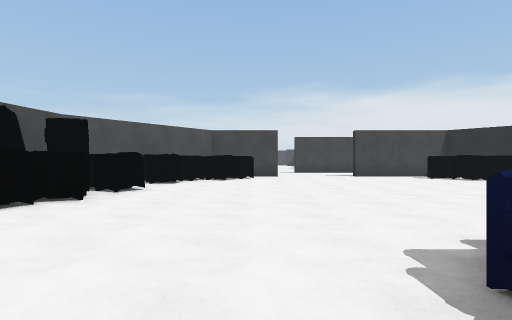
view 1 (above)

17 first-person views from a walk through a scene from a Unity 3-D project. The camera is 1.2 m above the floor, looks level and sees 80° across. The floor is counted in squares, 2 m on a side. Each view is taken from the middle of a square. On the plan, view 1 faces up. The plan holds only what a view shows up to about 9 squares ahead; the rest is blank. The place goes on beyond the plan. The player is left out. Some animated figures are not drawn.

view 2
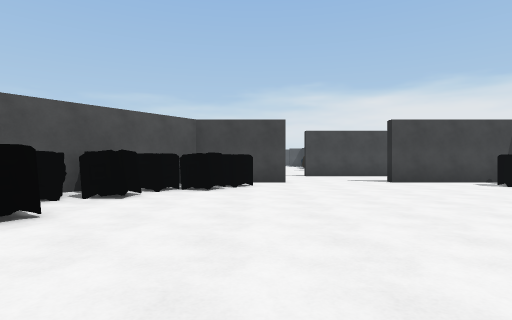

view 3
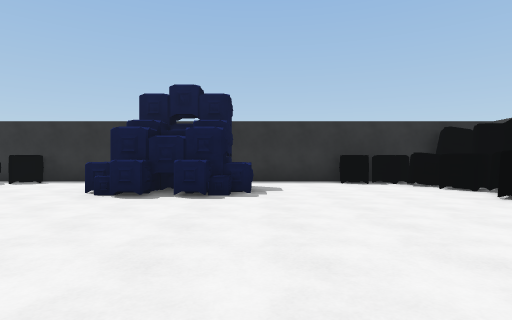

view 4
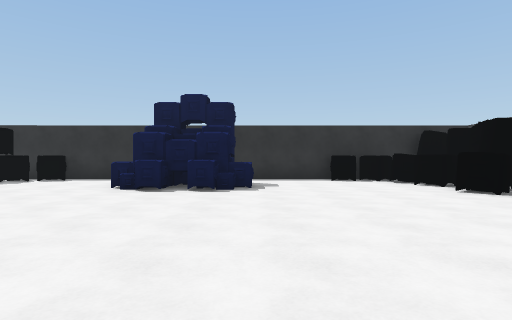

view 5
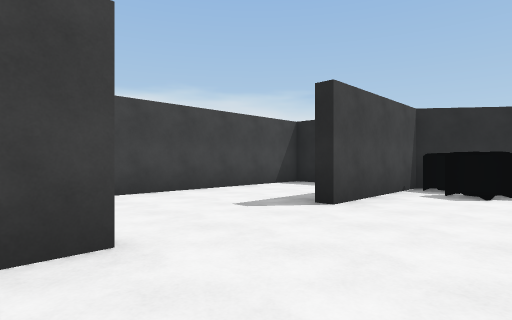

view 6
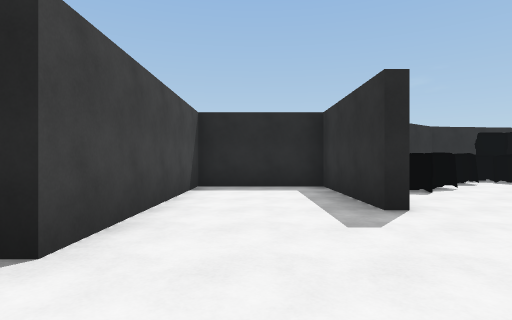

view 7
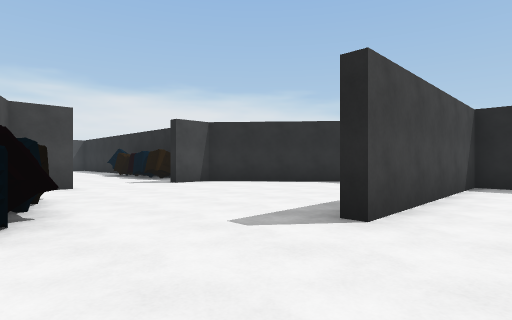

view 8
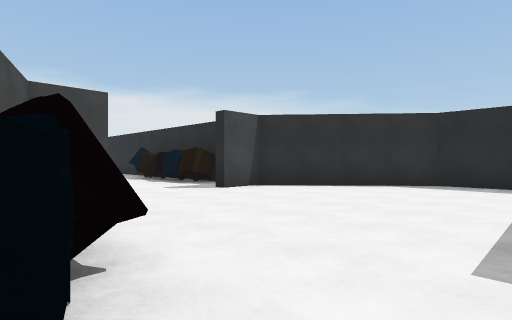

view 9
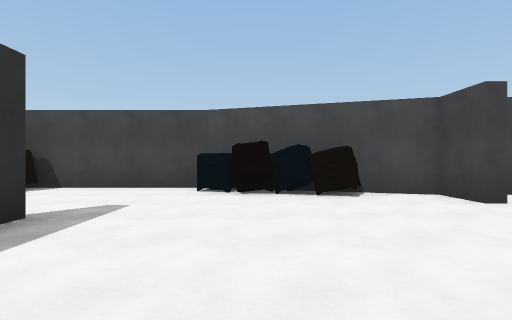

view 10
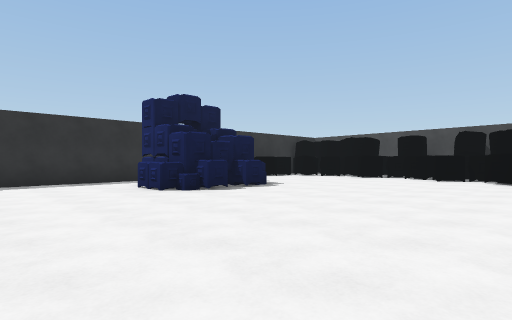

view 11
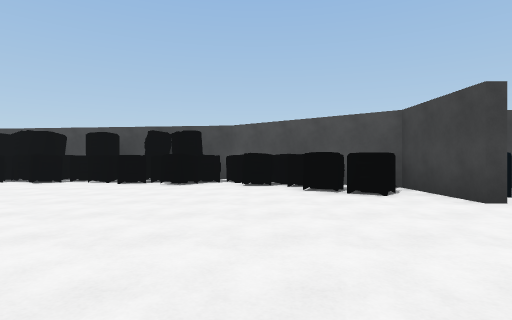

view 12
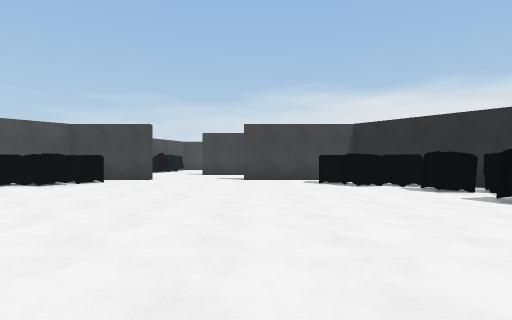

view 13
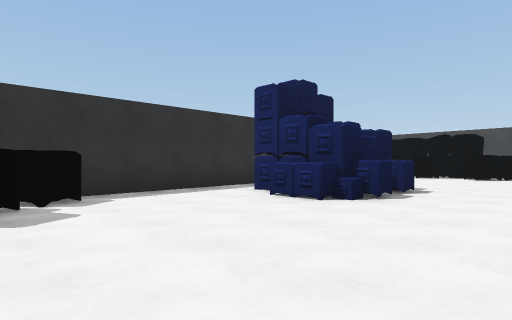

view 14
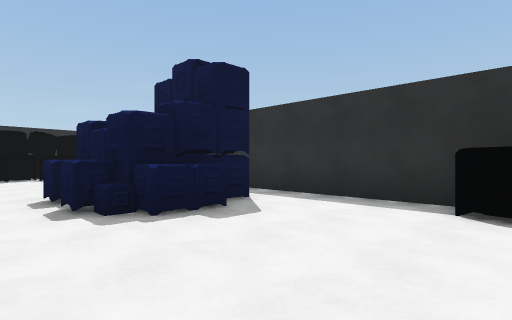

view 15
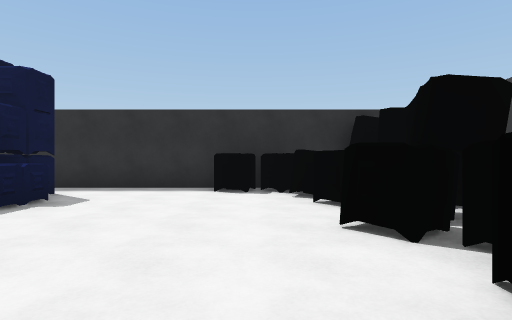

view 16
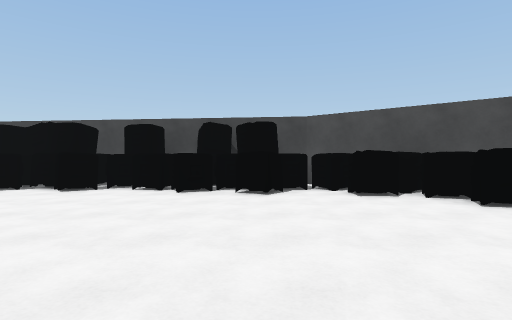

view 17
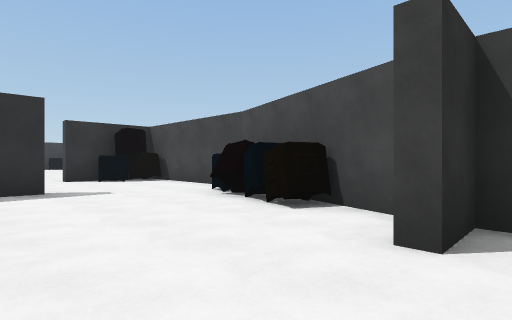

### Floor plan
Key: @ floor where view 1 was taken; # wall or solid block; . floor; ^ raised ledge.
Columns run from 5 left of view 1 to 9 right of it. Each row starts with its distance up from view 1.
 21     #.....
 20     ##...###
 19     ##.....#
 18     ##.....##
 17     #.......#
 16    #^.......#
 15    #...######
 14    #........#
 13    #........#
 12    ##^......#
 11    ###...####
 10   ##^^.....###
  9  #^^^.......###
  8 ##^^.........##
  7 #^^...........#
  6 ##^..........##
  5 ##^..........
  4 ^^^...........
  3  ##...........
  2 ##^....^^.....#
  1  #^...^##^....#
  0  #^..@.##.....
 -1  #^^#.......##
 -2  #############

Positions as (right, up) in squares from view 1, and headings:
1: (0, 0), facing up
2: (0, 3), facing up
3: (1, 7), facing down
4: (1, 8), facing down
5: (0, 9), facing up-right
6: (0, 13), facing right
7: (-1, 13), facing up-right
8: (-1, 15), facing up-right
9: (5, 17), facing left
10: (7, 7), facing down-left
11: (5, 8), facing left
12: (4, 2), facing up
13: (8, 4), facing down-left
14: (-2, 3), facing down-right
15: (-2, 5), facing down
16: (3, 6), facing left
17: (3, 21), facing down-left
